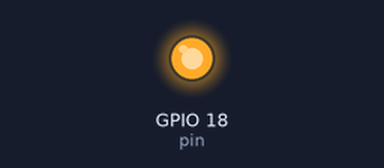
This program was run on a simulated Raspberry Pi (BCM pin numbers). Shown: output pins drawn as LEDs (lit = HIGH). What the program prints to the terminal is not drawn.

Above: at 1.5 s.
At 3.5 s:
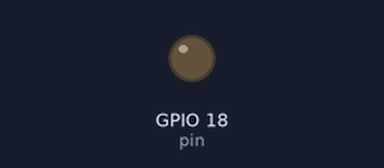
Timing chart, 0 to 5.2 s (numbered marks = the images above):
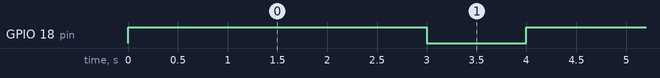

The program:

7light.py
```python
#!/usr/bin/python
# coding=utf-8

import RPi.GPIO as GPIO
import time

GPIO.setmode(GPIO.BCM)

pin = 18
GPIO.setup(pin, GPIO.OUT, initial=GPIO.LOW)
print "CRTL+C to stop"
try:
    while True:
        GPIO.output(pin, GPIO.HIGH)
        time.sleep(3)
        GPIO.output(pin, GPIO.LOW)
        time.sleep(1)

except KeyboardInterrupt:
    GPIO.cleanup()
```

Measured:
- by itself, GPIO 18 (pin): alternates HIGH for 3.0 s and LOW for 1.0 s
